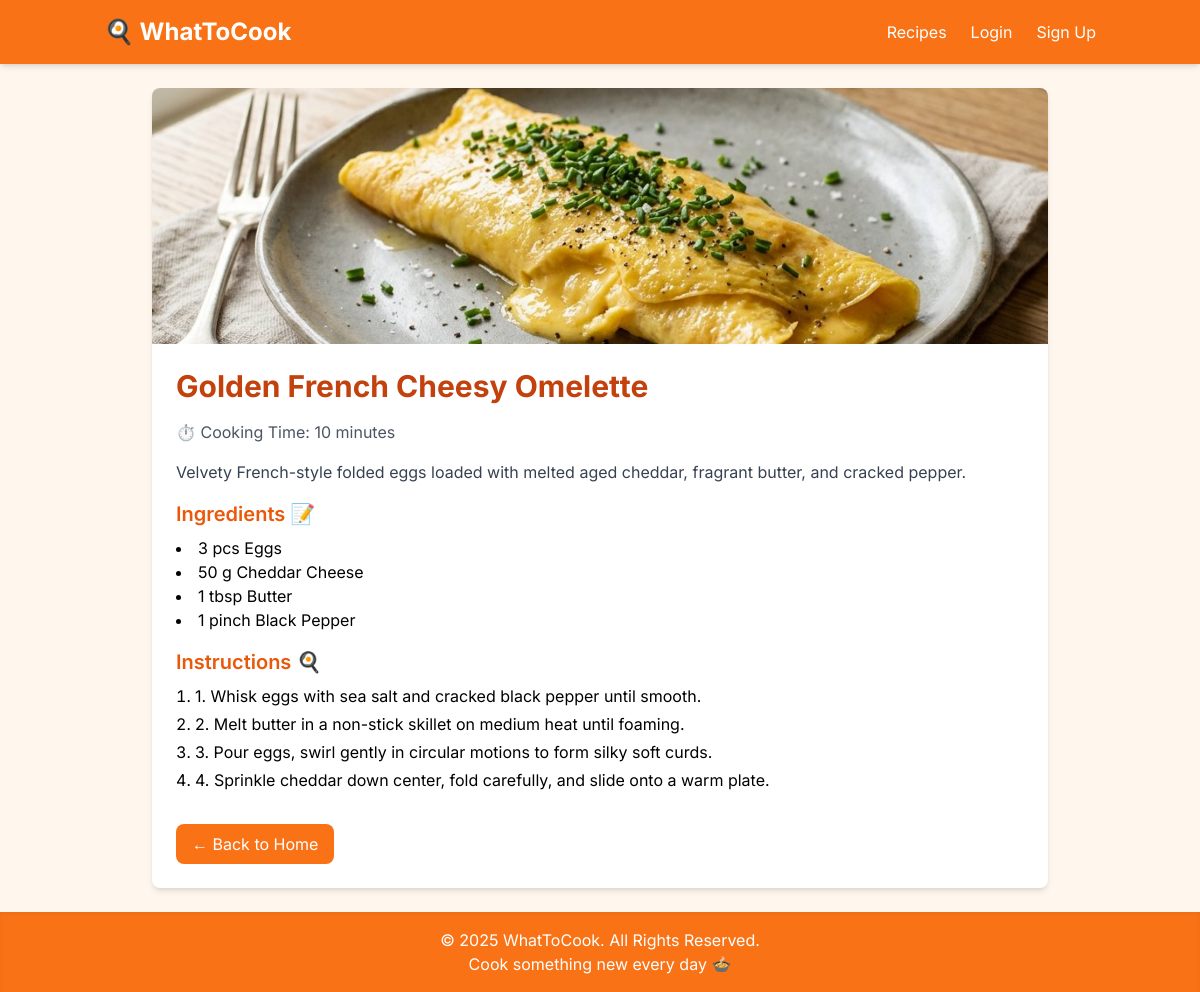
Screenshot of /legacy/recipe/2/ with the database file from the repository.
### GetFood/models.py (models this page shows, shortened)
class Recipe(models.Model):
    name = models.CharField(max_length=150)
    description = models.TextField(blank=True)
    cooking_time = models.IntegerField(help_text="Time in minutes", null=True, blank=True)
    instructions = models.TextField(blank=True)
    image = models.ImageField(upload_to="recipes/", blank=True, null=True)
    ingredients = models.ManyToManyField(Ingredient, through='RecipeIngredient')
    @property
    def resolved_image(self) -> str:
        from .utils import find_best_image
        if self.image and getattr(self.image, "name", ""):
            try:
                return self.image.url
            except ValueError:
                pass
        return find_best_image(self.name)

class RecipeIngredient(models.Model):
    recipe = models.ForeignKey(Recipe, on_delete=models.CASCADE)
    ingredient = models.ForeignKey(Ingredient, on_delete=models.CASCADE)
    quantity = models.CharField(max_length=100, default="to taste")
    unit = models.CharField(max_length=20, default="g")

class Ingredient(models.Model):
    name = models.CharField(max_length=100, unique=True)
    calories_per_100g = models.FloatField(null=True, blank=True)
    category = models.CharField(max_length=50, blank=True)

### GetFood/views.py (the view)
# urls.py: path("legacy/recipe/<int:recipe_id>/", views.recipe_detail, name="recipe_detail"),
def recipe_detail(request, recipe_id):
    recipe = get_object_or_404(Recipe, id=recipe_id)
    instructions_list = recipe.instructions.split("\n") if recipe.instructions else []
    return render(request, "GetFood/recipe_detail.html", {
        "recipe": recipe,
        "instructions_list": instructions_list,
    })

### GetFood/templates/GetFood/recipe_detail.html (shortened to what this page needs)
{% extends "GetFood/layout.html" %}
{% block content %}
<div class="max-w-4xl mx-auto bg-white rounded-lg shadow-md overflow-hidden">
    <img src="{{ recipe.resolved_image }}" alt="{{ recipe.name }}" class="w-full h-64 object-cover">
    <div class="p-6">
        <h1 class="text-3xl font-bold text-orange-700 mb-4">{{ recipe.name }}</h1>
        {% if recipe.cooking_time %}
        <p class="text-gray-600 mb-4">⏱️ Cooking Time: {{ recipe.cooking_time }} minutes</p>
        {% endif %}
        {% if recipe.description %}
        <p class="text-gray-700 mb-4">{{ recipe.description }}</p>
        {% endif %}
        <h2 class="text-xl font-semibold text-orange-600 mb-2">Ingredients 📝</h2>
        <ul class="list-disc list-inside mb-4">
            {% for ri in recipe.recipeingredient_set.all %}
            <li>{{ ri.quantity }} {{ ri.unit }} {{ ri.ingredient.name }}</li>
            {% endfor %}
        </ul>
        {% if instructions_list %}
        <h2 class="text-xl font-semibold text-orange-600 mb-2">Instructions 🍳</h2>
        <ol class="list-decimal list-inside mb-4 space-y-1">
            {% for step in instructions_list %}
            <li>{{ step }}</li>
            {% endfor %}
        </ol>
        {% endif %}
        <a href="{% url 'index' %}" class="inline-block bg-orange-500 text-white px-4 py-2 rounded-lg hover:bg-orange-600 transition-colors mt-4">
            ← Back to Home
        </a>
    </div>
</div>
{% endblock %}

### GetFood/templates/GetFood/layout.html (style rules this page uses)
body { font-family: 'Inter', sans-serif; }

### rows the page displays
Recipe: resolved_image (picture), name "Golden French Cheesy Omelette", cooking_time "10", description "Velvety French-style folded eggs loaded with melted aged cheddar, fragrant butter, and cracked pepper."
RecipeIngredient: quantity "3", unit "pcs", ingredient.name "Eggs"
RecipeIngredient: quantity "50", unit "g", ingredient.name "Cheddar Cheese"
RecipeIngredient: quantity "1", unit "tbsp", ingredient.name "Butter"
RecipeIngredient: quantity "1", unit "pinch", ingredient.name "Black Pepper"

### other values shown
{{ step }} "1. Whisk eggs with sea salt and cracked black pepper until smooth." "2. Melt butter in a non-stick skillet on medium heat until foaming." "3. Pour eggs, swirl gently in circular motions to form silky soft curds." "4. Sprinkle cheddar down center, fold carefully, and slide onto a warm plate."
